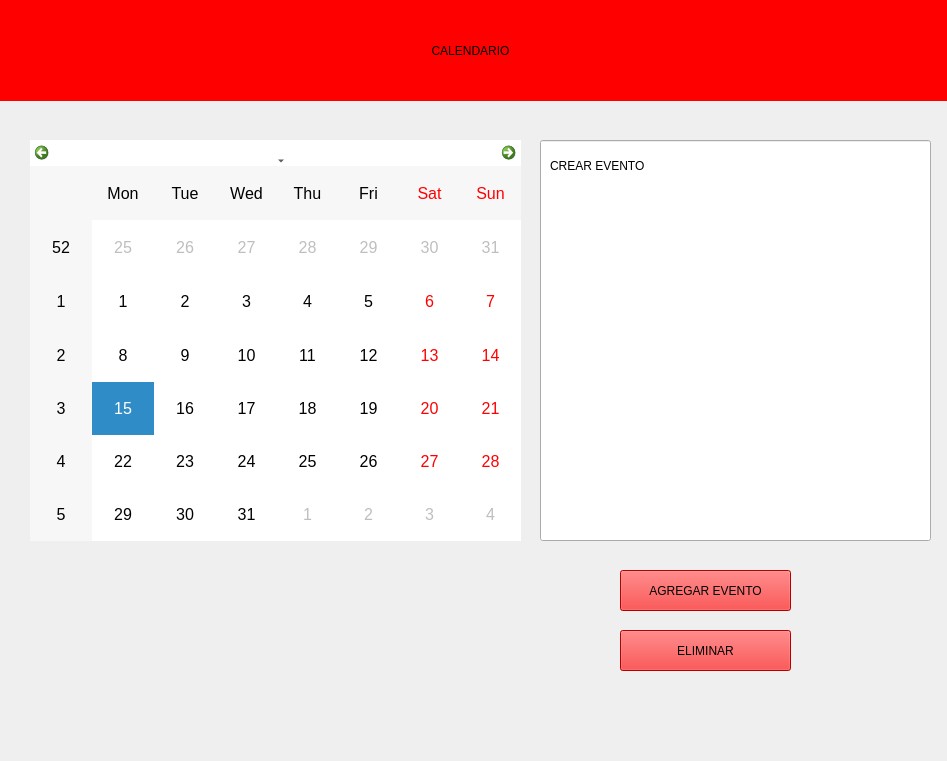
<?xml version="1.0" encoding="UTF-8"?>
<ui version="4.0">
 <class>Form</class>
 <widget class="QWidget" name="Form">
  <property name="geometry">
   <rect>
    <x>0</x>
    <y>0</y>
    <width>947</width>
    <height>761</height>
   </rect>
  </property>
  <property name="windowTitle">
   <string>Form</string>
  </property>
  <widget class="QCalendarWidget" name="calendarWidget">
   <property name="geometry">
    <rect>
     <x>30</x>
     <y>140</y>
     <width>491</width>
     <height>401</height>
    </rect>
   </property>
   <property name="styleSheet">
    <string notr="true">font:12pt;
background-color: rgb(255, 255, 255);</string>
   </property>
  </widget>
  <widget class="QPushButton" name="saveButton">
   <property name="geometry">
    <rect>
     <x>620</x>
     <y>570</y>
     <width>171</width>
     <height>41</height>
    </rect>
   </property>
   <property name="styleSheet">
    <string notr="true">font: 11pt &quot;Monospac821 BT&quot;;
background-color: rgb(255, 0, 0);</string>
   </property>
   <property name="text">
    <string>AGREGAR EVENTO</string>
   </property>
  </widget>
  <widget class="QPushButton" name="addButton">
   <property name="geometry">
    <rect>
     <x>620</x>
     <y>630</y>
     <width>171</width>
     <height>41</height>
    </rect>
   </property>
   <property name="styleSheet">
    <string notr="true">font: 11pt &quot;Monospac821 BT&quot;;
background-color: rgb(255, 0, 0);</string>
   </property>
   <property name="text">
    <string>ELIMINAR</string>
   </property>
  </widget>
  <widget class="QLabel" name="label">
   <property name="geometry">
    <rect>
     <x>-10</x>
     <y>0</y>
     <width>961</width>
     <height>101</height>
    </rect>
   </property>
   <property name="styleSheet">
    <string notr="true">font: 20pt &quot;Monospac821 BT&quot;;
background-color: rgb(255, 0, 0);</string>
   </property>
   <property name="text">
    <string>CALENDARIO</string>
   </property>
   <property name="alignment">
    <set>Qt::AlignCenter</set>
   </property>
  </widget>
  <widget class="QLineEdit" name="taskLineEdit">
   <property name="geometry">
    <rect>
     <x>540</x>
     <y>140</y>
     <width>391</width>
     <height>401</height>
    </rect>
   </property>
   <property name="styleSheet">
    <string notr="true">font:12pt;</string>
   </property>
  </widget>
  <widget class="QLabel" name="label_2">
   <property name="geometry">
    <rect>
     <x>550</x>
     <y>150</y>
     <width>301</width>
     <height>31</height>
    </rect>
   </property>
   <property name="text">
    <string>CREAR EVENTO</string>
   </property>
  </widget>
  <widget class="QLabel" name="label_3">
   <property name="enabled">
    <bool>true</bool>
   </property>
   <property name="geometry">
    <rect>
     <x>80</x>
     <y>580</y>
     <width>421</width>
     <height>131</height>
    </rect>
   </property>
   <property name="text">
    <string/>
   </property>
   <property name="pixmap">
    <pixmap>../imagenes/logo_udemedellin2.png</pixmap>
   </property>
   <property name="scaledContents">
    <bool>true</bool>
   </property>
  </widget>
 </widget>
 <resources/>
 <connections/>
</ui>
